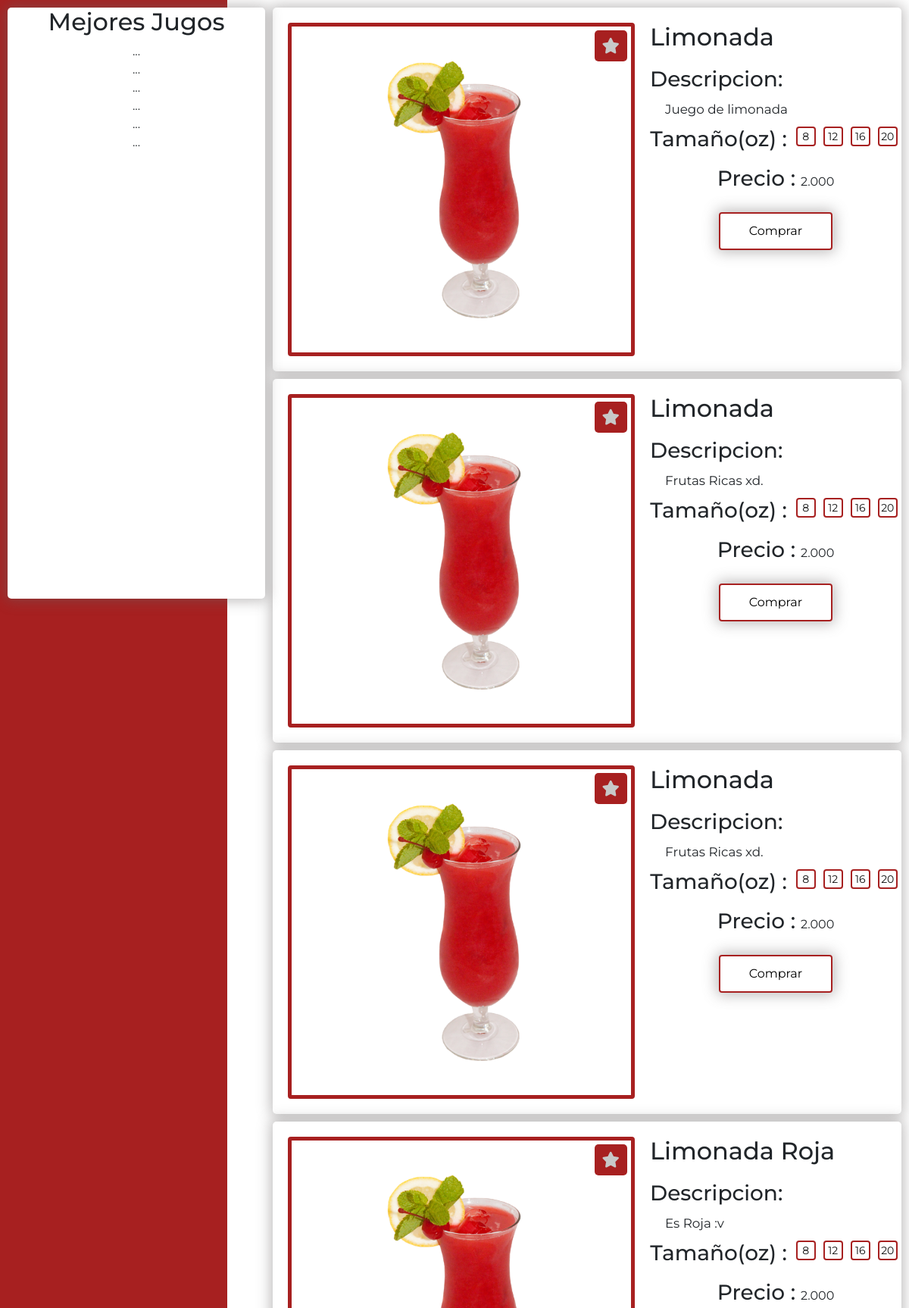
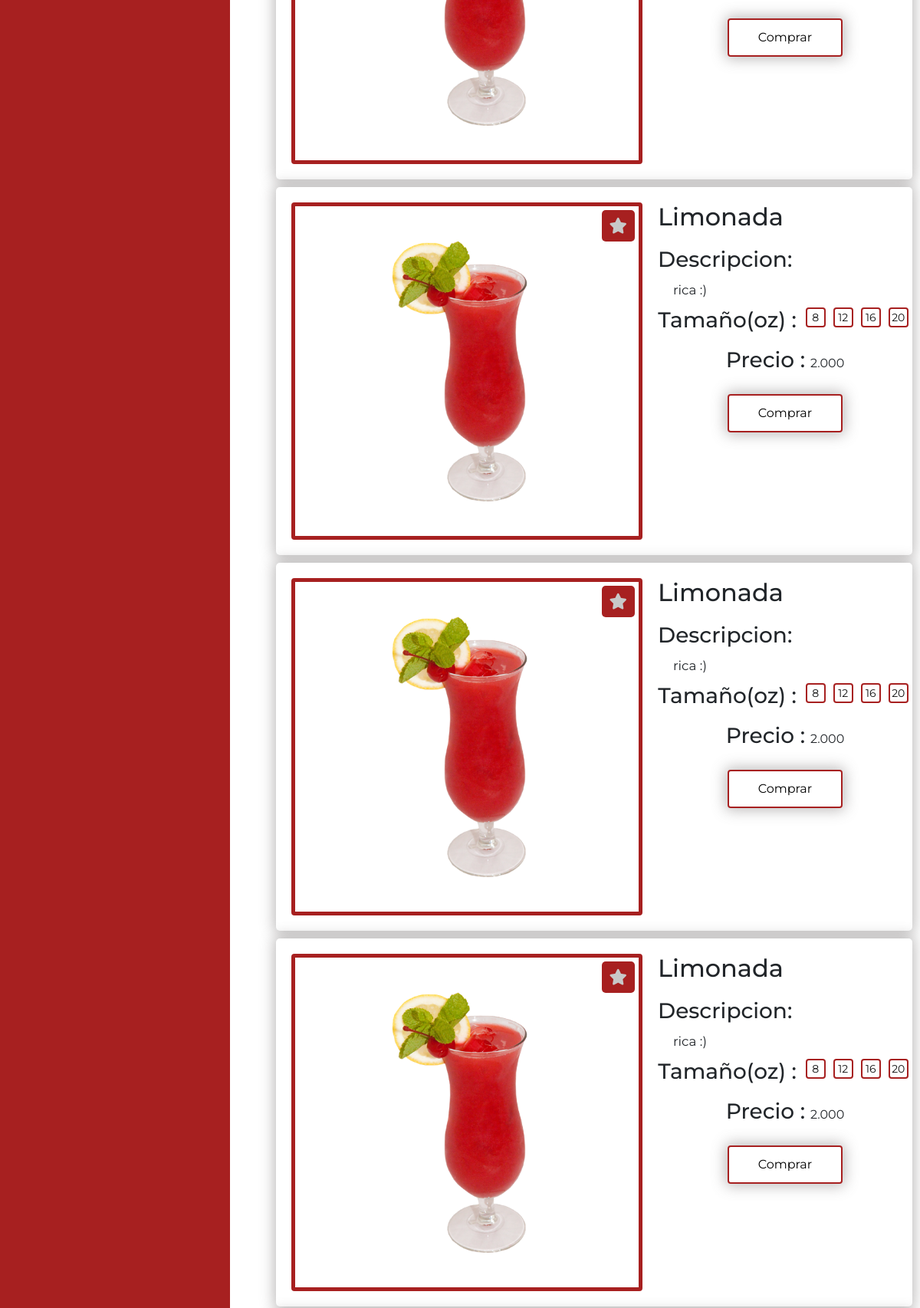
The app's page /jugos/ (signed in, upper part) with its own data (2 pictures, top to bottom).
### tables this page shows
CREATE TABLE crearJugo (id INTEGER PRIMARY KEY AUTOINCREMENT, nombreJugo CHAR (100) NOT NULL, descripcion CHAR (250) NOT NULL);

### app.py (the view)
@app.route('/jugos/')
@loginRequerido
def jugos():
    return render_template('VistasJugos.html', title='Jugos', listaJugos=Jugo.listadoJugos())

### app.py (called while the page is built)
def loginRequerido(view):
    @functools.wraps(view)
    def wrapped_view(**kwargs):
        if g.user is None:
            return redirect(url_for('login'))
        return view(**kwargs)
    return wrapped_view

@app.before_request
def UsuarioAutentico():
    user_id = session.get('user_id')
    if user_id is None:
        g.user = None
    else:
        g.user = usuario.cargar(user_id)

### db.py (called while the page is built)
def conectar():
    try:
        con = sqlite3.connect('db/datos.db')
        return con
    except Error as error:
        print(str(error))
        return None

def select(_sql, lista):
    try:
        con = conectar()
        if con:
            con.row_factory = diccionarios
            ob_cursor = con.cursor()
            if lista:
                ob_cursor.execute(_sql, lista)
            else:
                ob_cursor.execute(_sql)
            filas = ob_cursor.fetchall()
            ob_cursor.close
            con.close
            return filas
        else:
            print("No se pudo establecer una conexion")
            return None
    except Error as error:
        print("Error al ejecutar select" + str(error))
        return None

def diccionarios(cursor, row):
    d = {}
    for idx, col in enumerate(cursor.description):
        d[col[0]] = row[idx]
    return d

### models.py (called while the page is built)
    @classmethod
    def cargar(cls, p_usuario):
        sql = "SELECT * FROM usuarios WHERE usuario = ?;"
        try:
            obj = db.select(sql, [p_usuario])
            if obj:
                if len(obj) > 0:
                    return cls(obj[0]["nombre"], obj[0]["usuario"], obj[0]["correo"], obj[0]["password"])
                return None
        except:
            print("Ha ocurrido un error")
            return None

    @staticmethod
    def listadoJugos():
        sql = "SELECT * FROM crearJugo ORDER BY id;"
        return db.select(sql, None)

### templates/VistasJugos.html (shortened to what this page needs)
{% extends 'Header.html' %}
{% block style %} <link rel="stylesheet" href="{{ url_for('static', filename='css/styleJugos.css')}}"> {% endblock %}
{% block contenido %}
<div class="contenedor">
    <div class="contenedor__mejores">
        <h2> Mejores Jugos </h2>
        <span>...</span>
        <span>...</span>
        <span>...</span>
        <span>...</span>
        <span>...</span>
        <span>...</span>
    </div>
    <div class="contenedor__contenido">
        {% for jugo in listaJugos %}
            <div class="contenedor__cajas">
                <div class="contenedor__contenido-img">
                    <img src="{{ url_for('static', filename='images/bebida.png')}}">
                    <i class="fas fa-star"></i>
                </div>
                <div class="contenedor__contenido-descripcion">
                    <h2>{{ jugo.nombreJugo }}</h2>
                    <h3>Descripcion:</h3>
                    <p>{{ jugo.descripcion }}</p>
                    <div class="size">
                        <h3>Tamaño(oz) :</h3>
                        <span>8</span>
                        <span>12</span>
                        <span>16</span>
                        <span>20</span>
                    </div>
                    <div class="precio">
                        <h3>Precio :</h3>
                        <span>2.000</span>
                    </div>
                    <div class="comprar">
                        <a href="#">Comprar</a>
                    </div>
                </div>
            </div>
        {% endfor %}
    </div>
</div>
{% endblock %}

### templates/Header.html (shortened to what this page needs)
<!DOCTYPE html>
<html lang="en">
<head>
    {% block style %} {% endblock %}
    <link href="https://cdn.jsdelivr.net/npm/bootstrap@5.0.0-beta2/dist/css/bootstrap.min.css" rel="stylesheet">
    <link rel="stylesheet" href="https://cdn.jsdelivr.net/npm/bootstrap-icons@1.4.0/font/bootstrap-icons.css">
    <link rel="stylesheet" href="{{ url_for('static', filename='css/styleHeader.css')}}">
</head>
<body>
    {% if not g.user.usuario == "ElPepe" %}
        <header>
            <nav class="nav">
                <div class="nav__logo">
                    <a href="{{ url_for('Inicio')}}" class="nav__logo-a">
                        <img src="{{ url_for('static', filename='images/logoRestaurant.png')}}" alt="Logo">
                        <h3 class="nav__logo-titulo">Jamba Juice</h3>
                    </a>
                </div>
                <ul class="nav__ul">
                    {% if not g.user %}
                        <li class="nav__li">
                            <i class="fas fa-user-friends"></i>
                            <a href="#" class="enlaces">Sobre Nosotros
                                <span class="linea"></span>
                            </a>
                        </li>
                        <li class="nav__li">
                            <i class="fas fa-address-book"></i>
                            <a href="#" class="enlaces">Contactanos
                                <span class="linea"></span>
                            </a>
                        </li>
                        <li class="nav__li">
                            <i class="fas fa-user-plus"></i>
                            <a href="{{ url_for('registro')}}" class="enlaces">Registrate
                                <span class="linea"></span>
                            </a>
                        </li>
                        <li class="nav__li">
                            <i class="fas fa-sign-in-alt"></i>
                            <a href="{{ url_for('login')}}" class="enlaces">Inicia Sesion
                                <span class="linea"></span>
                            </a>
                        </li>
                    {% else %}
                        <li class="nav__li">
                            <i class="fas fa-glass-martini"></i>
                            <a href="{{ url_for('jugos')}}" class="enlaces">Ver Jugos
                                <span class="linea"></span>
                            </a>
                        </li>
                        <li class="nav__li sesion">
                            <a href="#">
                                {{ g.user.usuario }}
                                <i class="fas fa-user-circle"></i>
                            </a>
                            <ul class="sub-menu">
                                <li>
                                    <a href="{{ url_for('perfil_de_usuario')}}">Perfil</a>
                                </li>
                                <li>
                                    <a href="#">Lista de deseos</a>
                                </li>
                                <li>
                                    <a href="{{ url_for('logout')}}">Salir</a>
                                </li>
                            </ul>
                        </li>
                    {% endif %}
                </ul>
            </nav>
        </header>
    {% else %}
        <div class="navegation">
            <ul>
                <li>
                    <a href="#" class="enlaces2">
                        <span class="icon"></span>
                        <span class="title">Jamba Juice</span>
                    </a>
                </li>
                <li>
                    <a href="{{ url_for('dashboard')}}" class="enlaces2">
                        <span class="icon"></span>
                        <span class="title">Dashboard</span>
                    </a>
                </li>
                <li>
                    <a href="#" class="enlaces2">
                        <span class="icon"></span>
                        <span class="title">Usuarios</span>
                    </a>
                </li>
                <li>
                    <a href="#" class="enlaces2">
                        <span class="icon"></span>
                        <span class="title">Mensajes</span>
                    </a>
                </li>
                <li>
                    <a href="{{ url_for('crearJugo')}}" class="enlaces2">
                        <span class="icon"></span>
                        <span class="title">Crear Jugo</span>
                    </a>
                </li>
                <li>
                    <a href="#" class="enlaces2">
                        <span class="icon"></span>
                        <span class="title">Ayuda</span>
                    </a>
                </li>
                <li>
                    <a href="{{ url_for('logout')}}" class="enlaces2">
                        <span class="icon"></span>
                        <span class="title">Salir</span>
                    </a>
                </li>
            </ul>
        </div>
    {% endif %}
    {% block contenido %}
    {% endblock %}
  </body>
</html>

### static/css/styleJugos.css (style rules this page uses)
.contenedor { display: grid; grid-template-columns: 30% 70%; }
.contenedor__mejores { background: var(--white); position: sticky; margin-right: 10px; margin-left: 10px; margin-top: 10px; border-radius: 5px; top: 10px; max-height: calc(100vh - 20px); box-shadow: 0px 0px 18px 3px rgba(105,100,100,0.43); text-align: center; display: flex; flex-direction: column; }
.contenedor__contenido { display: flex; flex-direction: column; }
.contenedor__cajas { display: grid; grid-template-columns: 60% 40%; grid-template-rows: 60vh; background: var(--white); border-radius: 5px; margin-top: 10px; margin-right: 10px; box-shadow: 0px 0px 18px 3px rgba(105,100,100,0.43); }
.contenedor__contenido-img { margin: 20px; height: calc(100% - 40px); border: 5px solid var(--red); border-radius: 4px; position: relative; }
.contenedor__contenido-img img { object-fit: contain; width: 100%; height: 100%; padding: 40px; }
.contenedor__contenido-img i { position: absolute; right: 0; background-color: var(--red); color: rgb(200,200,200, 1); font-size: 1.3rem; padding: 10px; margin: 5px; border-radius: 5px; display: inline; cursor: pointer; transition: .5s; }
.contenedor__contenido-descripcion { margin-top: 20px; }
.contenedor__contenido-descripcion > h3 { margin-top: 20px; margin-bottom: 10px; }
.contenedor__contenido-descripcion > p { margin: 0 20px; font-size: 1.05rem; }
.contenedor__contenido-descripcion .size { display: flex; justify-content: center; margin-top: 10px; }
.contenedor__contenido-descripcion .size > h3 { padding-right: 7px; }
.contenedor__contenido-descripcion .size > span { width: 26px; height: 26px; text-align: center; line-height: 23px; font-size: 14px; display: inline-block; color: #111; background: var(--white); margin: 0 5px; color: #111; border: 2px solid var(--red); border-radius: 4px; cursor: pointer; transition: .5s; }
.contenedor__contenido-descripcion .precio { display: flex; justify-content: center; align-items: center; margin-top: 10px; }
.contenedor__contenido-descripcion .precio > span { padding-left: 7px; }
.contenedor__contenido-descripcion .comprar { display: flex; justify-content: center; align-items: center; margin-top: 20px; }
.contenedor__contenido-descripcion .comprar > a { text-decoration: none; border: 2px solid var(--red); border-radius: 4px; color: #000; text-align: center; width: 150px; height: 50px; line-height: 45px; box-shadow: 0px 0px 18px 3px rgba(105,100,100,0.43); transition: .5s; }

### static/css/styleHeader.css (style rules this page uses)
:root { --red: rgb(167, 32, 32); --white: #fff; --grey: #f5f5f5; --black1: #222; --black2: #999; }
* { margin: 0; padding: 0; font-family: 'Montserrat', sans-serif; box-sizing: border-box; }
.navegation { position: fixed; width: 300px; height: 100%; background: var(--red); border-left: 10px solid var(--red); transition: .5s; overflow: hidden; }
.navegation ul { position: absolute; top: 0; left: 0; width: 100%; }
.navegation ul li { position: relative; width: 100%; list-style: none; border-top-left-radius: 30px; border-bottom-left-radius: 30px; }
.navegation ul li:nth-child(1) { margin-bottom: 40px; pointer-events: none; }
.navegation ul li a { position: relative; display: block; width: 100%; display: flex; text-decoration: none; color: var(--white); }
.navegation ul li a .icon { position: relative; display: block; min-width: 60px; height: 60px; line-height: 70px; text-align: center; }
.navegation ul li a .title { position: relative; display: block; padding: 0 10px; height: 60px; line-height: 60px; text-align: start; white-space: nowrap; }

### records on screen
crearJugo: nombreJugo "Limonada", descripcion "Juego de limonada"
crearJugo: nombreJugo "Limonada", descripcion "Frutas Ricas xd."
crearJugo: nombreJugo "Limonada", descripcion "Frutas Ricas xd."
crearJugo: nombreJugo "Limonada Roja", descripcion "Es Roja :v"
crearJugo: nombreJugo "Limonada", descripcion "rica :)"
crearJugo: nombreJugo "Limonada", descripcion "rica :)"
crearJugo: nombreJugo "Limonada", descripcion "rica :)"
